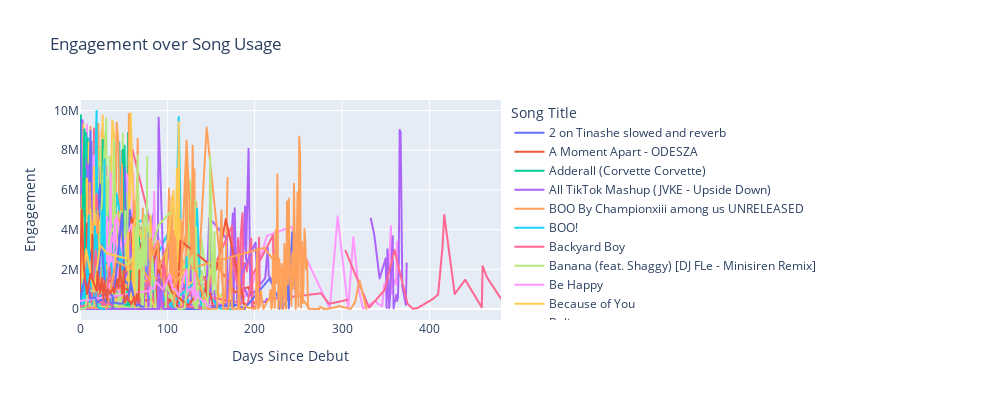

Notebook code cell kept with this figure:
### Code cell
# Re-plot limiting engagement to 10M. 
fig = px.line(by_song[by_song['Engagement'] <= 10000000], x = "Days Since Debut", y = "Engagement", 
              title = 'Engagement over Song Usage',
              color = 'Song Title',
             width = 1000,
             height = 400)
fig.show()
